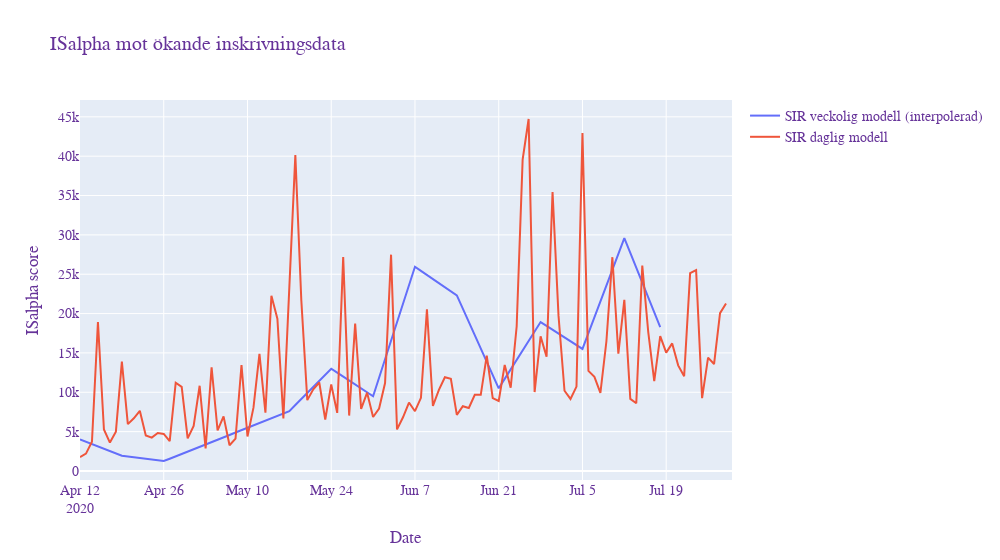
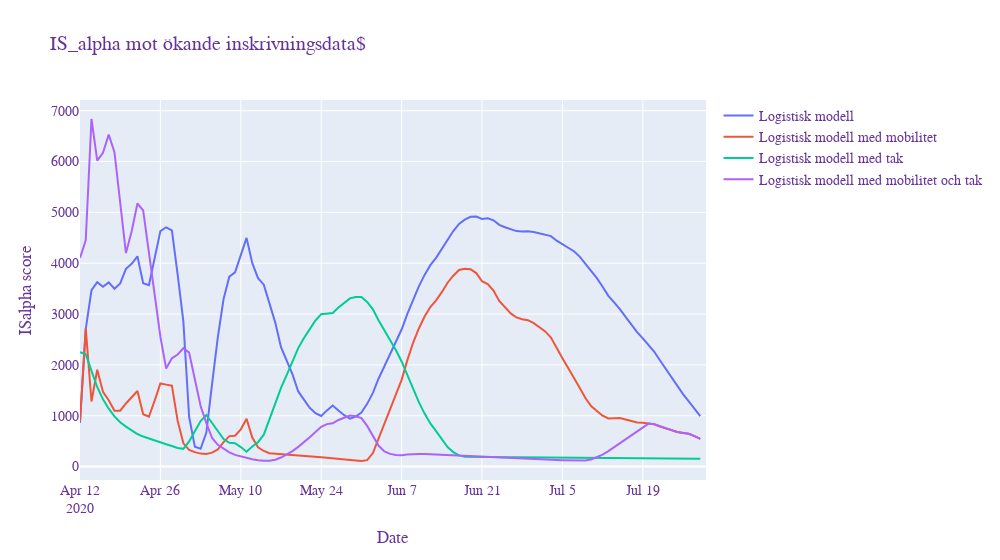

Notebook code cell kept with these figures, in order:
### Code cell
#plotting of ISalpha data

ISalphafig1 = go.Figure()

#SIR ISalpha week to daily
ISalphafig1.add_trace(go.Scatter(x=pd.Series(pd.date_range(pd.to_datetime('2020-03-01')+timedelta(days=42), freq="D", periods=data_points_MAPE)), 
                    y=SIR_ISalpha_week2daily,
                    mode='lines',
                    name='SIR veckolig modell (interpolerad)'))

#SIR ISalpha daily
ISalphafig1.add_trace(go.Scatter(x=pd.Series(pd.date_range(pd.to_datetime('2020-03-01')+timedelta(days=42), freq="D", periods=data_points_MAPE)), 
                    y=ISalpha['ISalpha_SIR_daily'],
                    mode='lines',
                    name='SIR daglig modell'))



ISalphafig1.update_layout(
                    title='ISalpha mot ökande inskrivningsdata',
                    xaxis_title='Date',
                    yaxis_title='ISalpha score',
                    autosize=False,
                    width=1000,
                    xaxis_range=[pd.to_datetime('2020-03-01')+timedelta(days=42),pd.to_datetime('2020-03-01')+timedelta(days=42)+timedelta(days=data_points_MAPE)],
                    
                    font=dict(
                      family="Courier New, monospace",
                      size=14,
                      color="RebeccaPurple"
    )
) 
ISalphafig1.show()

ISalphafig2 = go.Figure()


#logistiska ISalpha
ISalphafig2.add_trace(go.Scatter(x=pd.Series(pd.date_range(pd.to_datetime('2020-03-01')+timedelta(days=42), freq="D", periods=data_points_MAPE)), 
                    y=ISalpha['ISalpha_logistiska'],
                    mode='lines',
                    name='Logistisk modell'))

#logistiska mobilitet ISalpha
ISalphafig2.add_trace(go.Scatter(x=pd.Series(pd.date_range(pd.to_datetime('2020-03-01')+timedelta(days=42), freq="D", periods=data_points_MAPE)), 
                    y=ISalpha['ISalpha_logistiska_mobilitet'],
                    mode='lines',
                    name='Logistisk modell med mobilitet'))

#logistiska tak ISalpha
ISalphafig2.add_trace(go.Scatter(x=pd.Series(pd.date_range(pd.to_datetime('2020-03-01')+timedelta(days=42), freq="D", periods=data_points_MAPE)), 
                    y=ISalpha['ISalpha_logistiska_tak'],
                    mode='lines',
                    name='Logistisk modell med tak'))

#logistiska mobilitet tak ISalpha
ISalphafig2.add_trace(go.Scatter(x=pd.Series(pd.date_range(pd.to_datetime('2020-03-01')+timedelta(days=42), freq="D", periods=data_points_MAPE)),
                    y=ISalpha['ISalpha_logistiska_mobilitet_tak'],
                    mode='lines',
                    name='Logistisk modell med mobilitet och tak'))

ISalphafig2.update_layout(
                    title='ISalpha mot ökande inskrivningsdata$',
                    xaxis_title='Date',
                    yaxis_title='ISalpha score',
                    autosize=False,
                    width=1000,
                    xaxis_range=[pd.to_datetime('2020-03-01')+timedelta(days=42),pd.to_datetime('2020-03-01')+timedelta(days=42)+timedelta(days=data_points_MAPE)],
                    
                    font=dict(
                      family="Courier New, monospace",
                      size=14,
                      color="RebeccaPurple"
    )
) 
ISalphafig2.show()
